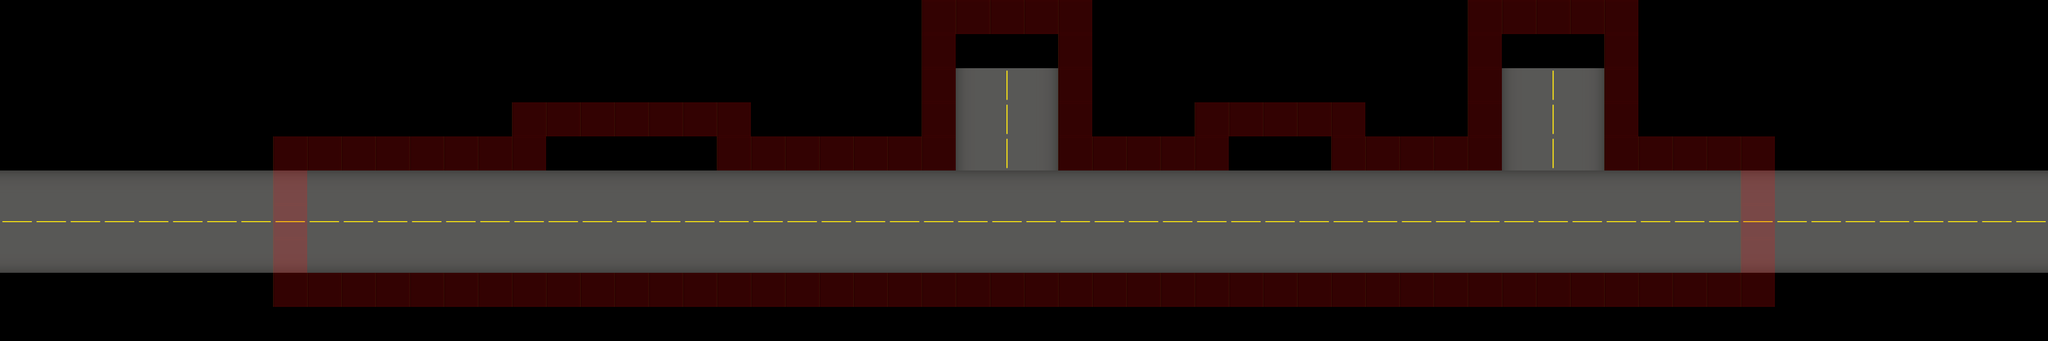

The image is a tile-based game level rendered from a .tmx file. Its description and source (layers, tilesets, objects; grid data summarised) follow:
An orthogonal 60x10 tile map with 64x64 px tiles, 2 tile layers (Floor, Walls), 2 tilesets and 9 objects (Player Spawn 0, Level Name Hospital, Level Name Apartments, Level Name Offices, Level Name Sewer, ...).

<map version="1.0" orientation="orthogonal" width="60" height="10" tilewidth="64" tileheight="64">
 <tileset firstgid="1" name="Transparents" tilewidth="64" tileheight="64">
  <image source="tile_markers-hd.png" width="192" height="64" />
  <tile id="2">
   <properties>
    <property name="IsWall" value="Yes" />
   </properties>
  </tile>
 </tileset>
 <tileset firstgid="4" name="LS1" tilewidth="64" tileheight="64">
  <image source="level_select_tileset-hd.png" width="128" height="384" />
 </tileset>
 <layer name="Floor" width="60" height="10">
  <data>[600 cells, 198 non-empty, 6 distinct tile ids]</data>
 </layer>
 <layer name="Walls" width="60" height="10">
  <data>[600 cells, 114 non-empty, 1 distinct tile ids]</data>
 </layer>
 <objectgroup name="Spawns" width="60" height="10">
  <object name="Player Spawn 0" x="671" y="346" width="103" height="145" />
 </objectgroup>
 <objectgroup name="Level Names Locations" width="60" height="10">
  <object name="Level Name Hospital" x="994" y="221" width="340" height="71" />
  <object name="Level Name Apartments" x="1771" y="44" width="235" height="60" />
  <object name="Level Name Offices" x="2277" y="215" width="257" height="89" />
  <object name="Level Name Sewer" x="2804" y="37" width="215" height="69" />
 </objectgroup>
 <objectgroup name="Arrow Sprites Locations" width="60" height="10">
  <object name="Arrow Sprite Hospital" x="1145" y="315" width="44" height="44" />
  <object name="Arrow Sprite Apartments" x="1869" y="139" width="37" height="35" />
  <object name="Arrow Sprite Offices" x="2385" y="325" width="36" height="37" />
  <object name="Arrow Sprite Sewer" x="2897" y="137" width="29" height="33" />
 </objectgroup>
</map>
